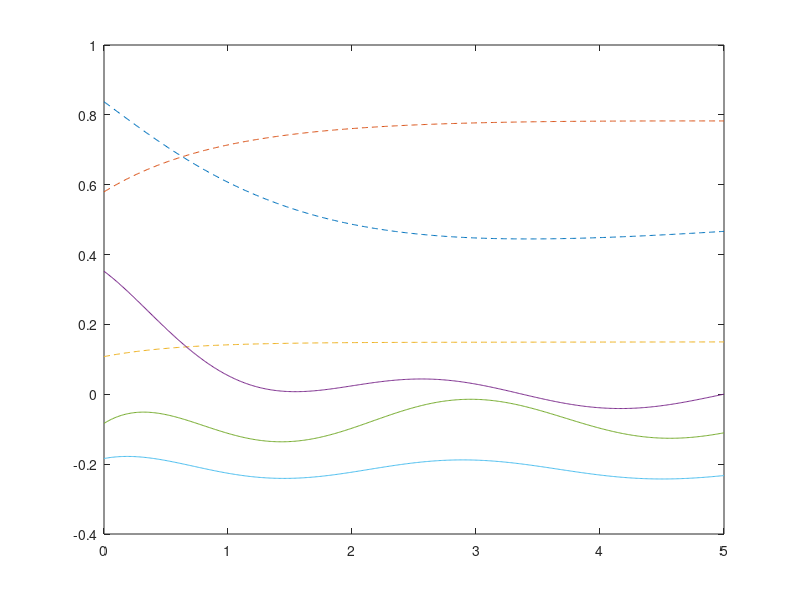

Write MATLAB code to recreate this figure. (Note: this script raises an error after producing the figure.)
%This code is to study how to improve POD in model reduction
function pod()
initialx=rand(6,1);
deltat=0.01;
tspan=0:deltat:5;
odeset('MaxStep',10^-6);
[t,x] = ode45(@rhs,tspan,initialx);
[eigv,vec]=eig(corr(x));
rho=eigv(:,1:3)';
%rho=[eye(3) zeros(3)];
P=rho'*rho;


A1=[-0.1 0 0;0 -0.1732 2;0 -2 -0.1732];
A12=[0.3893 0.5179 -1.543;1.39 1.3 0.8841;0.0629 -0.9078 -1.184];
A2=[-1 0 0;0 -1.226 -0.7080;0 0.7080 -1.226];
Jacobian=[A1 A12;zeros(size(A1,1),size(A2,2)) A2];
A=blkdiag(rho(1,:),rho(2,:),rho(3,:))
B1=rho*Jacobian;
B=blkdiag(B1(1,:),B1(2,:),B1(3,:));
%rho*rho'=I; rho*Jacobian*rho' min.
% rho*X=I;
% rho*Jacobian*X min
[t,xhat]=ode45(@(t,xhat)reduced(t,xhat,P),tspan,initialx);

rhoc=[zeros(3) eye(3)];
 plot(t,xhat(:,1:3),'--');
 xtheuta=P*(x-repmat(mean(x),size(x,1),1))'+repmat(mean(x),size(x,1),1)';
[V,D]= eig(cov(x))
 hold on;plot(t,xtheuta(1:3,:)')
 hold off;
 Hoang.standardize_fig(get(0,'CurrentFigure'))
 Hoang.save_standized_fig(get(0,'CurrentFigure'),'ex1')
 
 %close all;
end
function rhs=rhs(t,x)
A1=[-0.1 0 0;0 -0.1732 2;0 -2 -0.1732];
A12=[0.3893 0.5179 -1.543;1.39 1.3 0.8841;0.0629 -0.9078 -1.184];
A2=[-1 0 0;0 -1.226 -0.7080;0 0.7080 -1.226];
A=[A1 A12;zeros(size(A1,1),size(A2,2)) A2];
rhs=A*x;
end
function rhsreduced=reduced(t,xhat,P)
rhsreduced=P*rhs(t,xhat);
end